Frame 1 (no input): blank canvas, image omitted
Frame 60 (the mouse pressed at the canvas centre just before this capture): blank canvas, image omitted
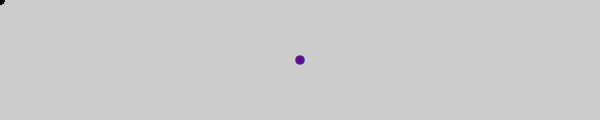
Frame 120 (the mouse held since frame 60 and released just before this capture)

The Processing sketch whose frames 1 and 60 were blank and that drew this single picture after the mouse press (run headless with seeded random() and noise(); from frame 60 on, the mouse is pressed at the canvas centre):

// Processing sketch: ex24_mouse_clicks
// ── ex24_mouse_clicks.pde
float r, g, b;

void setup() {
  size(600, 120);

  //set the starting color to black
  r = 0;
  g = 0;
  b = 0;
  noStroke();
}

void draw() {
    //set the fill to whatever values are held by r, g, and b
    fill(r, g, b);
    ellipse(mouseX, mouseY, 9, 9);
    
    if(mousePressed){ // if the mouse is pressed
        //set the red, green, and blue variables to a random value
        r = random(0, 255);
        g = random(0, 255);
        b = random(0, 255);
    }
}
